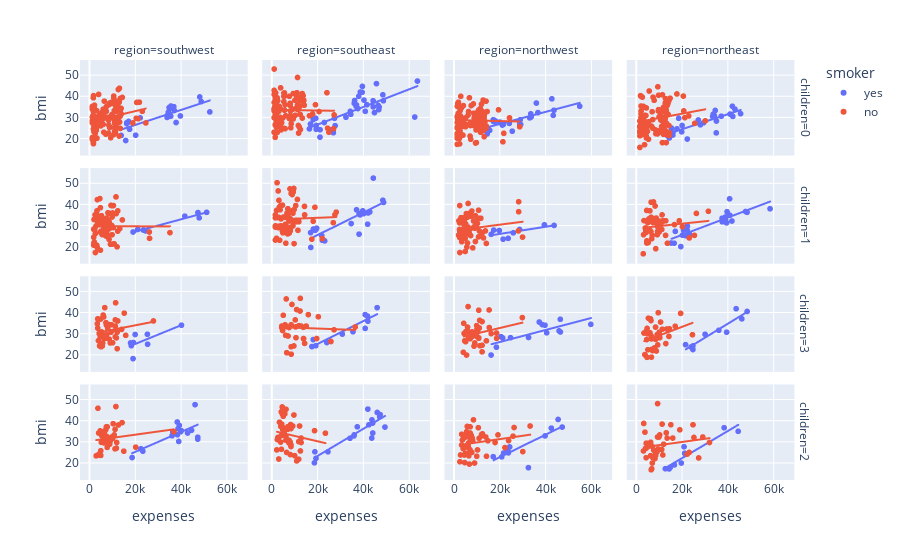

Write notebook code for a chart like this one.
### Markdown cell above
* The Expenses of Smokers in all regions ranges from 20 to 60k
* Whereas the Expenses of Non Smokers in all regions ranges from 10 to 20K
* The Lesser range of Expense is for lesser age people and vice versa.

### Code cell
px.scatter(data,
        x="expenses",
                 y="bmi",
                 facet_row="children",
                 facet_col="region",
                 color="smoker",
                 trendline="ols")
